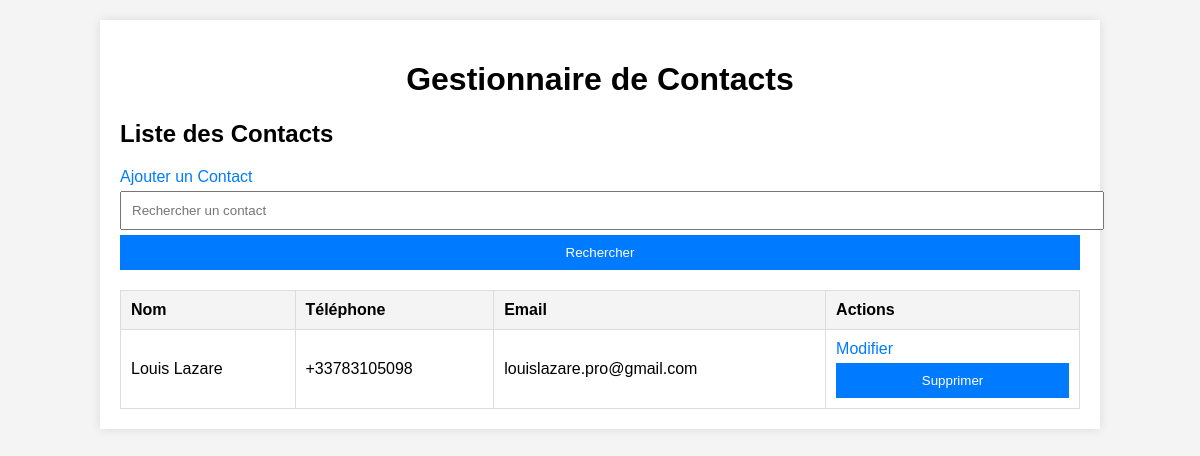
Before: / with the older database file.
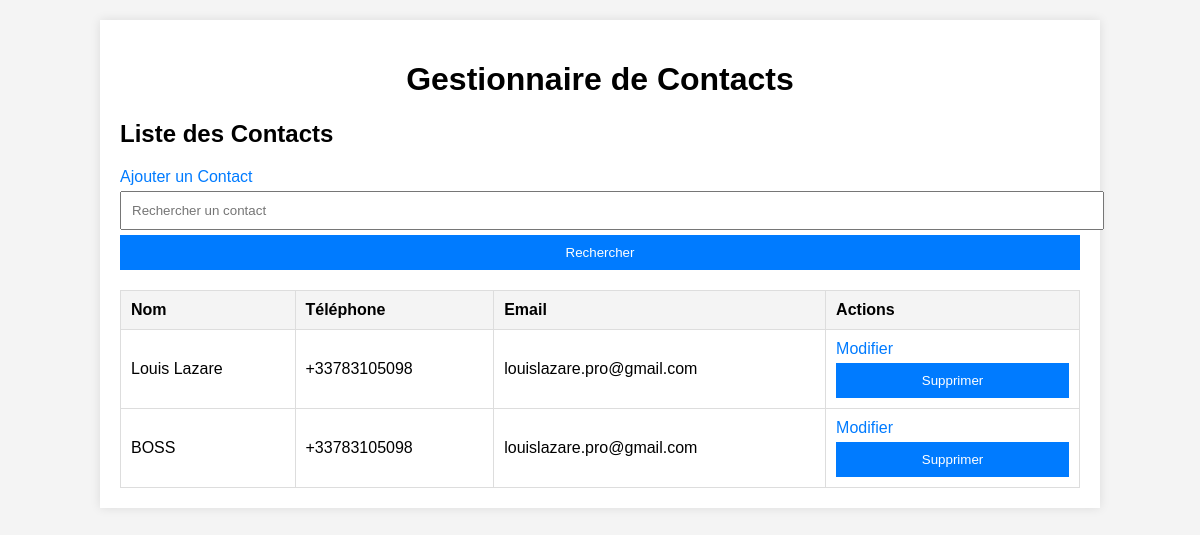
After: the same page with the newer database file.
### tables this page shows
CREATE TABLE contacts (
    id INTEGER PRIMARY KEY AUTOINCREMENT,
    name TEXT NOT NULL,
    phone TEXT,
    email TEXT
);

### app.py (the view)
@app.route('/')
def index():
    with get_db_connection() as conn:
        contacts = conn.execute('SELECT * FROM contacts').fetchall()
    return render_template('index.html', contacts=contacts)

### app.py (called while the page is built)
@contextmanager
def get_db_connection():
    conn = sqlite3.connect(DATABASE, timeout=10)
    conn.row_factory = sqlite3.Row
    try:
        yield conn
    finally:
        conn.close()

### templates/index.html
{% extends "layout.html" %}
{% block content %}
<h2>Liste des Contacts</h2>
<a href="{{ url_for('add_contact') }}">Ajouter un Contact</a>
<form action="{{ url_for('search') }}" method="get">
    <input type="text" name="query" placeholder="Rechercher un contact">
    <button type="submit">Rechercher</button>
</form>
{% if contacts %}
    <table>
        <tr>
            <th>Nom</th>
            <th>Téléphone</th>
            <th>Email</th>
            <th>Actions</th>
        </tr>
        {% for contact in contacts %}
        <tr>
            <td>{{ contact.name }}</td>
            <td>{{ contact.phone }}</td>
            <td>{{ contact.email }}</td>
            <td>
                <a href="{{ url_for('edit_contact', id=contact.id) }}">Modifier</a>
                <form action="{{ url_for('delete_contact', id=contact.id) }}" method="post" style="display:inline;">
                    <button type="submit">Supprimer</button>
                </form>
            </td>
        </tr>
        {% endfor %}
    </table>
{% else %}
    <p>Aucun contact trouvé.</p>
{% endif %}
{% endblock %}

### templates/layout.html (shortened to what this page needs)
<!DOCTYPE html>
<html lang="en">
<head>
    <link rel="stylesheet" href="{{ url_for('static', filename='styles.css') }}">
</head>
<body>
    <div class="container">
        <h1>Gestionnaire de Contacts</h1>
        {% block content %}{% endblock %}
    </div>
</body>
</html>

### static/styles.css (style rules this page uses)
body { font-family: Arial, sans-serif; background-color: #f4f4f4; margin: 0; padding: 0; }
.container { width: 80%; margin: 0 auto; padding: 20px; background-color: #fff; box-shadow: 0 0 10px rgba(0, 0, 0, 0.1); margin-top: 20px; }
h1 { text-align: center; }
h2 { margin-top: 0; }
form { margin-bottom: 20px; }
input, select, button { width: 100%; padding: 10px; margin-top: 5px; }
button { background-color: #007BFF; color: #fff; border: none; cursor: pointer; }
table { width: 100%; border-collapse: collapse; }
table, th, td { border: 1px solid #ddd; }
th, td { padding: 10px; text-align: left; }
th { background-color: #f4f4f4; }
a { color: #007BFF; text-decoration: none; }

Changed rows visible on the page:
added contacts: name "BOSS", phone "+33783105098", email "louislazare.pro@gmail.com"
